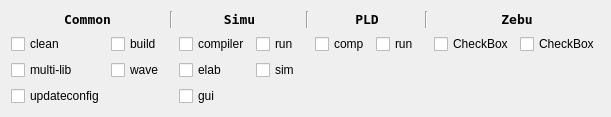
             <widget class="QWidget" name="zebu_tab">
              <attribute name="title">
               <string>Zebu</string>
              </attribute>
              <layout class="QGridLayout" name="gridLayout_9">
               <item row="0" column="0">
                <layout class="QGridLayout" name="gridLayout_4">
                 <item row="0" column="2">
                  <widget class="Line" name="line_13">
                   <property name="orientation">
                    <enum>Qt::Vertical</enum>
                   </property>
                  </widget>
                 </item>
                 <item row="1" column="6">
                  <widget class="QCheckBox" name="pldcompCB_4">
                   <property name="text">
                    <string>comp</string>
                   </property>
                  </widget>
                 </item>
                 <item row="0" column="3" colspan="2">
                  <widget class="QLabel" name="label_13">
                   <property name="font">
                    <font>
                     <family>DejaVu Sans Mono</family>
                     <pointsize>10</pointsize>
                     <weight>75</weight>
                     <bold>true</bold>
                    </font>
                   </property>
                   <property name="text">
                    <string>Simu</string>
                   </property>
                   <property name="alignment">
                    <set>Qt::AlignCenter</set>
                   </property>
                  </widget>
                 </item>
                 <item row="0" column="8">
                  <widget class="Line" name="line_9">
                   <property name="orientation">
                    <enum>Qt::Vertical</enum>
                   </property>
                  </widget>
                 </item>
                 <item row="1" column="0">
                  <widget class="QCheckBox" name="cleanCB_4">
                   <property name="text">
                    <string>clean</string>
                   </property>
                  </widget>
                 </item>
                 <item row="2" column="4">
                  <widget class="QCheckBox" name="simu_simCB_4">
                   <property name="text">
                    <string>sim</string>
                   </property>
                  </widget>
                 </item>
                 <item row="0" column="0" colspan="2">
                  <widget class="QLabel" name="label_14">
                   <property name="font">
                    <font>
                     <family>DejaVu Sans Mono</family>
                     <pointsize>10</pointsize>
                     <weight>75</weight>
                     <bold>true</bold>
                    </font>
                   </property>
                   <property name="text">
                    <string>Common</string>
                   </property>
                   <property name="alignment">
                    <set>Qt::AlignCenter</set>
                   </property>
                  </widget>
                 </item>
                 <item row="0" column="9" colspan="2">
                  <widget class="QLabel" name="label_15">
                   <property name="font">
                    <font>
                     <family>DejaVu Sans Mono</family>
                     <pointsize>10</pointsize>
                     <weight>75</weight>
                     <bold>true</bold>
                    </font>
                   </property>
                   <property name="text">
                    <string>Zebu</string>
                   </property>
                   <property name="alignment">
                    <set>Qt::AlignCenter</set>
                   </property>
                  </widget>
                 </item>
                 <item row="2" column="1">
                  <widget class="QCheckBox" name="waveCB_4">
                   <property name="text">
                    <string>wave</string>
                   </property>
                  </widget>
                 </item>
                 <item row="0" column="5">
                  <widget class="Line" name="line_14">
                   <property name="orientation">
                    <enum>Qt::Vertical</enum>
                   </property>
                  </widget>
                 </item>
                 <item row="1" column="4">
                  <widget class="QCheckBox" name="simu_runCB_4">
                   <property name="text">
                    <string>run</string>
                   </property>
                  </widget>
                 </item>
                 <item row="1" column="7">
                  <widget class="QCheckBox" name="pld_runCB_4">
                   <property name="text">
                    <string>run</string>
                   </property>
                  </widget>
                 </item>
                 <item row="1" column="10">
                  <widget class="QCheckBox" name="checkBox_16">
                   <property name="text">
                    <string>CheckBox</string>
                   </property>
                  </widget>
                 </item>
                 <item row="2" column="0">
                  <widget class="QCheckBox" name="mlCB_4">
                   <property name="text">
                    <string>multi-lib</string>
                   </property>
                  </widget>
                 </item>
                 <item row="1" column="1">
                  <widget class="QCheckBox" name="buildCB_4">
                   <property name="text">
                    <string>build</string>
                   </property>
                  </widget>
                 </item>
                 <item row="0" column="6" colspan="2">
                  <widget class="QLabel" name="label_16">
                   <property name="font">
                    <font>
                     <family>DejaVu Sans Mono</family>
                     <pointsize>10</pointsize>
                     <weight>75</weight>
                     <bold>true</bold>
                    </font>
                   </property>
                   <property name="text">
                    <string>PLD</string>
                   </property>
                   <property name="alignment">
                    <set>Qt::AlignCenter</set>
                   </property>
                  </widget>
                 </item>
                 <item row="1" column="9">
                  <widget class="QCheckBox" name="checkBox_7">
                   <property name="text">
                    <string>CheckBox</string>
                   </property>
                  </widget>
                 </item>
                 <item row="1" column="3">
                  <widget class="QCheckBox" name="compiler_4">
                   <property name="text">
                    <string>compiler</string>
                   </property>
                  </widget>
                 </item>
                 <item row="2" column="3">
                  <widget class="QCheckBox" name="simu_elabCB_4">
                   <property name="text">
                    <string>elab</string>
                   </property>
                  </widget>
                 </item>
                 <item row="3" column="0">
                  <widget class="QCheckBox" name="updateconfigsCB_4">
                   <property name="text">
                    <string>updateconfig</string>
                   </property>
                  </widget>
                 </item>
                 <item row="3" column="3">
                  <widget class="QCheckBox" name="guiCB_4">
                   <property name="text">
                    <string>gui</string>
                   </property>
                  </widget>
                 </item>
                </layout>
               </item>
              </layout>
             </widget>
